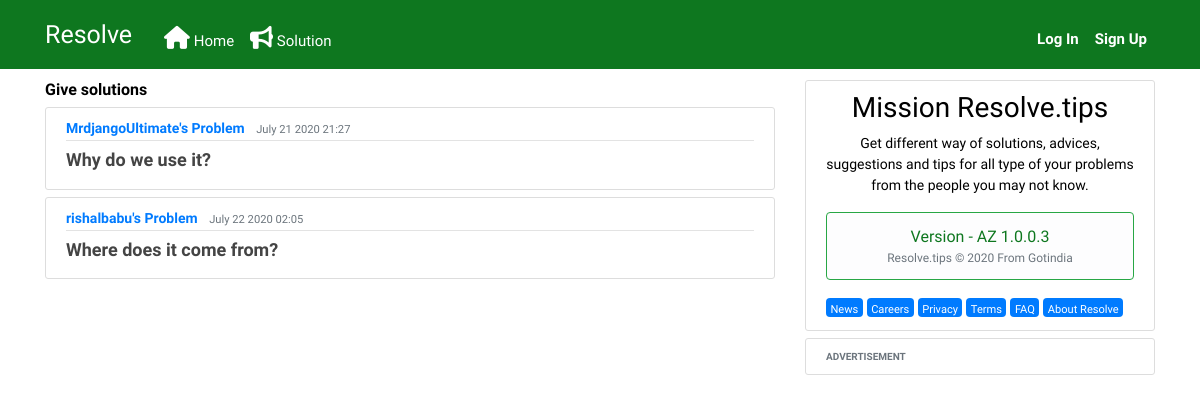
Page /givesolutions/ on the earlier database version.
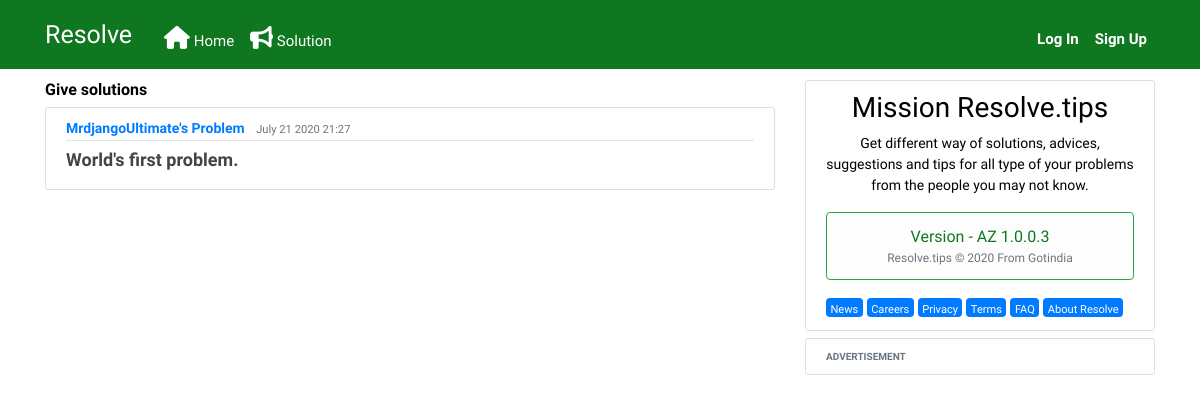
Same page on the later database version.
### feeds/models.py (models this page shows, shortened)
class Post(models.Model):
    title = models.CharField(max_length=300)
    content = models.TextField()
    date_posted = models.DateTimeField(default=timezone.now)
    author = models.ForeignKey(User, on_delete=models.CASCADE)
    slug = models.SlugField(max_length=250, null=True, blank=True)

### feeds/views.py (the view)
# urls.py: path('givesolutions/', views.givesolution , name='feeds-givesolution'),
def givesolution(request):
    context = {
        'posts': Post.objects.all()
    }
    return render(request, 'feeds/givesolution.html', context)

### feeds/templates/feeds/givesolution.html (shortened to what this page needs)
{% extends "feeds/base.html" %}
{% block content %}
    <h6 class="resolveh6">Give solutions</h6>
  {% for post in posts %}
      <article class="media content-section">
           <div class="media-body">
             <div class="article-metadata">
               <a class="mr-2 linktext" href="{% url 'user-posts' post.author.username %}">{{ post.author }}'s Problem</a>
               <small class="text-muted">{{ post.date_posted|date:"F d Y H:i" }}</small>
             </div>
             <h5 class="articlemargin"><a class="article-title" href="{% url 'post-detail' post.id %}">{{ post.title }}</a></h5>
           </div>
      </article>
   {% endfor %}
{% endblock content %}

Differences in the rows shown:
removed Post: author "rishalbabu", date_posted "July 22 2020 02:05", title "Where does it come from?"
changed Post "MrdjangoUltimate": title "Why do we use it?" → "World's first problem."
